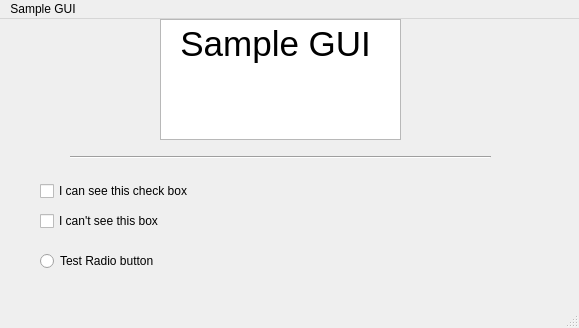
<?xml version="1.0" encoding="UTF-8"?>
<ui version="4.0">
 <class>MainWindow</class>
 <widget class="QMainWindow" name="MainWindow">
  <property name="geometry">
   <rect>
    <x>0</x>
    <y>0</y>
    <width>579</width>
    <height>328</height>
   </rect>
  </property>
  <property name="windowTitle">
   <string>MainWindow</string>
  </property>
  <widget class="QWidget" name="centralwidget">
   <widget class="QTextBrowser" name="textBrowser">
    <property name="geometry">
     <rect>
      <x>160</x>
      <y>0</y>
      <width>241</width>
      <height>121</height>
     </rect>
    </property>
    <property name="html">
     <string>&lt;!DOCTYPE HTML PUBLIC &quot;-//W3C//DTD HTML 4.0//EN&quot; &quot;http://www.w3.org/TR/REC-html40/strict.dtd&quot;&gt;
&lt;html&gt;&lt;head&gt;&lt;meta name=&quot;qrichtext&quot; content=&quot;1&quot; /&gt;&lt;meta charset=&quot;utf-8&quot; /&gt;&lt;style type=&quot;text/css&quot;&gt;
p, li { white-space: pre-wrap; }
hr { height: 1px; border-width: 0; }
li.unchecked::marker { content: &quot;\2610&quot;; }
li.checked::marker { content: &quot;\2612&quot;; }
&lt;/style&gt;&lt;/head&gt;&lt;body style=&quot; font-family:'Segoe UI'; font-size:9pt; font-weight:400; font-style:normal;&quot;&gt;
&lt;p align=&quot;center&quot; style=&quot; margin-top:0px; margin-bottom:0px; margin-left:0px; margin-right:0px; -qt-block-indent:0; text-indent:0px;&quot;&gt;&lt;span style=&quot; font-size:26pt;&quot;&gt;Sample GUI &lt;/span&gt;&lt;/p&gt;
&lt;p align=&quot;center&quot; style=&quot;-qt-paragraph-type:empty; margin-top:0px; margin-bottom:0px; margin-left:0px; margin-right:0px; -qt-block-indent:0; text-indent:0px; font-size:26pt;&quot;&gt;&lt;br /&gt;&lt;/p&gt;&lt;/body&gt;&lt;/html&gt;</string>
    </property>
   </widget>
   <widget class="Line" name="line">
    <property name="geometry">
     <rect>
      <x>70</x>
      <y>130</y>
      <width>421</width>
      <height>16</height>
     </rect>
    </property>
    <property name="orientation">
     <enum>Qt::Orientation::Horizontal</enum>
    </property>
   </widget>
   <widget class="QCheckBox" name="checkBox">
    <property name="geometry">
     <rect>
      <x>40</x>
      <y>160</y>
      <width>241</width>
      <height>24</height>
     </rect>
    </property>
    <property name="text">
     <string>I can see this check box</string>
    </property>
   </widget>
   <widget class="QCheckBox" name="checkBox_2">
    <property name="geometry">
     <rect>
      <x>40</x>
      <y>190</y>
      <width>181</width>
      <height>24</height>
     </rect>
    </property>
    <property name="text">
     <string>I can't see this box</string>
    </property>
   </widget>
   <widget class="QRadioButton" name="radioButton">
    <property name="geometry">
     <rect>
      <x>40</x>
      <y>230</y>
      <width>181</width>
      <height>24</height>
     </rect>
    </property>
    <property name="text">
     <string>Test Radio button</string>
    </property>
   </widget>
  </widget>
  <widget class="QMenuBar" name="menubar">
   <property name="geometry">
    <rect>
     <x>0</x>
     <y>0</y>
     <width>579</width>
     <height>26</height>
    </rect>
   </property>
   <widget class="QMenu" name="menuSample_GUI">
    <property name="title">
     <string>Sample GUI</string>
    </property>
   </widget>
   <addaction name="menuSample_GUI"/>
  </widget>
  <widget class="QStatusBar" name="statusbar"/>
 </widget>
 <resources/>
 <connections/>
</ui>
